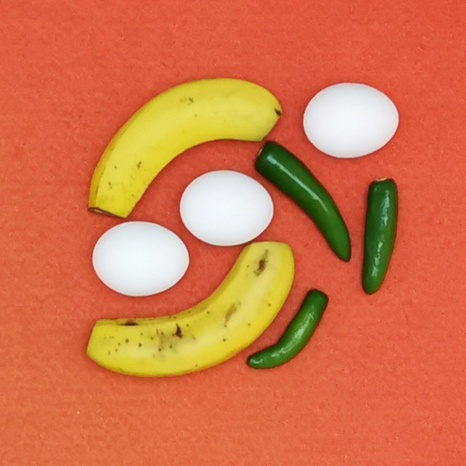
#> input picture Entrenamiento2.jpg, 466 x 466 px, shrunk from 600 x 600 before the run, found by its file name
$ jupyter execute --allow-errors SegmentadorDibujo.ipynb
#> lines starting #> are read from the running program, lines starting #| are printed output that depends on the picture; pictures that were not available may be replaced by others from this repository, and a replacement may not be noted
[cell 1]
import cv2
import numpy as np

# Load the image
img = cv2.imread('Entrenamiento2.jpg')
#> img is the input picture: shape (466, 466, 3); mean B, G, R 73.3, 116, 212

# Create a window to display the image
cv2.namedWindow('image')

# Define the mouse event function
# [20 lines left out: function draw, not called in this run]

# Bind the mouse event function to the window
cv2.setMouseCallback('image', draw)

# Display the image and wait for the user to draw on it
img_copy = img.copy()
mask = np.zeros_like(img)
drawing = False
while True:
    cv2.imshow('image', img_copy)
    key = cv2.waitKey(1)
#> (key q is pressed here)
    if key == ord('q'):
        break
    elif key == ord('r'):
        img_copy = img.copy()
        mask = np.zeros_like(img)

# Get the contours of the drawn region
gray_mask = cv2.cvtColor(mask, cv2.COLOR_BGR2GRAY)
#> mask: shape (466, 466, 3); every value is 0
ret, thresh = cv2.threshold(gray_mask, 10, 255, cv2.THRESH_BINARY)
#> gray_mask: shape (466, 466); every value is 0
contours, hierarchy = cv2.findContours(thresh, cv2.RETR_TREE, cv2.CHAIN_APPROX_SIMPLE)
#> contours = []
#> (the rest of this cell did not finish here and is left out)

[cell 2]
import cv2
import numpy as np

# Load the image
img = cv2.imread('Entrenamiento2.jpg')

# Create a window to display the image
cv2.namedWindow('image')

# Define the mouse event function
# [15 lines left out: function draw, not called in this run]

# Bind the mouse event function to the window
cv2.setMouseCallback('image', draw)

# Display the image and wait for the user to draw on it
img_copy = img.copy()
drawing = False
while True:
    cv2.imshow('image', img_copy)
    key = cv2.waitKey(1)
#> (key q is pressed here)
    if key == ord('q'):
        break
    elif key == ord('r'):
        img_copy = img.copy()

# Crop the selected region
gray_img = cv2.cvtColor(img_copy, cv2.COLOR_BGR2GRAY)
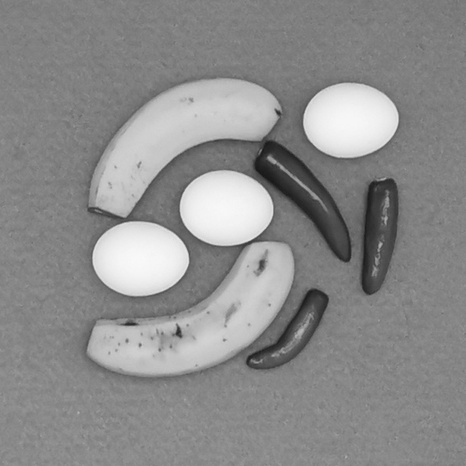
#> gray_img: shape (466, 466); min 22, max 249, mean 139.8
ret, thresh = cv2.threshold(gray_img, 10, 255, cv2.THRESH_BINARY)
#> thresh: shape (466, 466); every value is 255
contours, hierarchy = cv2.findContours(thresh, cv2.RETR_TREE, cv2.CHAIN_APPROX_SIMPLE)
#> contours = [[[0, 0], [0, 465], [465, 465], [465, 0]]]

# create a mask of zeros with same shape as the image
mask = np.zeros_like(img[:,:,0])

# draw the contour on the mask
cv2.drawContours(mask, contours, -1, (255, 255, 255), -1)

# apply the mask to the original image
cropped_img = cv2.bitwise_and(img, img, mask=mask)

# show the cropped image
cv2.imshow('cropped image', cropped_img)
cv2.waitKey(0)

# Close all windows
cv2.destroyAllWindows()

[cell 3]
import cv2
import numpy as np

# Load the image
img = cv2.imread('Entrenamiento2.jpg')

# Create a window to display the image
cv2.namedWindow('image')

# Define the mouse event function
# [15 lines left out: function draw, not called in this run]

# Bind the mouse event function to the window
cv2.setMouseCallback('image', draw)

# Display the image and wait for the user to draw on it
img_copy = img.copy()
drawing = False
while True:
    cv2.imshow('image', img_copy)
    key = cv2.waitKey(1)
#> (key q is pressed here)
    if key == ord('q'):
        break
    elif key == ord('r'):
        img_copy = img.copy()

# Crop the selected region
gray_img = cv2.cvtColor(img_copy, cv2.COLOR_BGR2GRAY)
ret, thresh = cv2.threshold(gray_img, 10, 255, cv2.THRESH_BINARY)
contours, hierarchy = cv2.findContours(thresh, cv2.RETR_TREE, cv2.CHAIN_APPROX_SIMPLE)

mask = np.zeros_like(img)
cv2.drawContours(mask, contours, -1, (255, 255, 255), -1)
#> mask: shape (466, 466, 3); every value is 255
crop_img = cv2.bitwise_and(img, mask)

# Find the bounding box of the user-drawn area
x, y, w, h = cv2.boundingRect(contours[0])
#> x = 0; y = 0; w = 466; h = 466
crop_img = crop_img[y:y+h, x:x+w]

cv2.imshow('cropped image', crop_img)
cv2.waitKey(0)

# Close all windows
cv2.destroyAllWindows()

[cell 4]
import cv2
import numpy as np
import os

# Load the image
img = cv2.imread('Entrenamiento2.jpg')

# Create a window to display the image
cv2.namedWindow('image')

# Define the mouse event function
drawing = False
points = []
contours = []
# [18 lines left out: function draw, not called in this run]

# Bind the mouse event function to the window
cv2.setMouseCallback('image', draw)

# Display the image and wait for the user to draw on it
while True:
    cv2.imshow('image', img)
    key = cv2.waitKey(1)
#> (key q is pressed here)
    if key == ord('q'):
        break
    elif key == ord('r'):
        img = cv2.imread('Entrenamiento2.jpg')
        points = []
        contours = []

# Segment the selected regions and save as separate images
for i, contour in enumerate(contours):
    mask = np.zeros(img.shape[:2], np.uint8)
    cv2.drawContours(mask, [contour], 0, 255, -1)
    result = cv2.bitwise_and(img, img, mask=mask)
    x, y, w, h = cv2.boundingRect(contour)
    result = result[y:y+h, x:x+w]
    cv2.imwrite(f"output_image_{i+1}.jpg", result)

# Close all windows
cv2.destroyAllWindows()

[cell 5]
import cv2
import numpy as np
import os

# Load the image
img = cv2.imread('Entrenamiento2.jpg')

# Create a window to display the image
cv2.namedWindow('image')

# Define the mouse event function
drawing = False
points = []
contours = []
# [18 lines left out: function draw, not called in this run]

# Bind the mouse event function to the window
cv2.setMouseCallback('image', draw)

# Display the image and wait for the user to draw on it
while True:
    cv2.imshow('image', img)
    key = cv2.waitKey(1)
#> (key q is pressed here)
    if key == ord('q'):
        break
    elif key == ord('r'):
        img = cv2.imread('Entrenamiento2.jpg')
        points = []
        contours = []

# Segment the selected regions and save as separate images
for i, contour in enumerate(contours):
    mask = np.zeros(img.shape[:2], np.uint8)
    cv2.drawContours(mask, [contour], 0, 255, -1)
    result = cv2.bitwise_and(img, img, mask=mask)
    x, y, w, h = cv2.boundingRect(contour)
    cropped_image = result[y:y+h, x:x+w]
    contour = contour - contour.min(axis=0)
    mask = np.zeros(cropped_image.shape[:2], np.uint8)
    cv2.drawContours(mask, [contour], 0, 255, -1)
    masked_cropped_image = cv2.bitwise_and(cropped_image, cropped_image, mask=mask)
    cv2.imwrite(f"output_image_{i+1}.jpg", masked_cropped_image)

# Close all windows
cv2.destroyAllWindows()

[cell 6]
import cv2
import numpy as np
import os

# Load the image
img = cv2.imread('Entrenamiento2.jpg')

# Create a window to display the image
cv2.namedWindow('image')

# Define the mouse event function
drawing = False
points = []
contours = []
# [18 lines left out: function draw, not called in this run]

# Bind the mouse event function to the window
cv2.setMouseCallback('image', draw)

# Display the image and wait for the user to draw on it
while True:
    cv2.imshow('image', img)
    key = cv2.waitKey(1)
#> (key q is pressed here)
    if key == ord('q'):
        break
    elif key == ord('r'):
        img = cv2.imread('Entrenamiento2.jpg')
        points = []
        contours = []

# Segment the selected regions and save as separate images
for i, contour in enumerate(contours):
    mask = np.zeros(img.shape[:2], np.uint8)
    cv2.drawContours(mask, [contour], 0, 255, -1)
    result = cv2.bitwise_and(img, img, mask=mask)
    x, y, w, h = cv2.boundingRect(contour)
    cropped_image = result[y:y+h, x:x+w]
    contour = contour - contour.min(axis=0)
    mask = np.zeros(cropped_image.shape[:2], np.uint8)
    cv2.drawContours(mask, [contour], 0, 255, -1)
    masked_cropped_image = cv2.bitwise_and(cropped_image, cropped_image, mask=mask)
    cv2.imwrite(f"output_image_{i+1}.jpg", masked_cropped_image)

# Close all windows
cv2.destroyAllWindows()

[cell 7]
import matplotlib.image as mpimg
import matplotlib.pyplot as plt
imgP1=mpimg.imread('output_image_1.jpg')
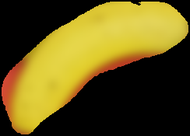
#> input picture output_image_1.png, 190 x 136 px, shrunk from 244 x 175 before the run, given in place of output_image_1.jpg, which was not available
#> imgP1 is the input picture: shape (136, 190, 3) float32; mean R, G, B 0.39, 0.337, 0.0994
imgplotP1 = plt.imshow(imgP1)

[cell 8]
import cv2
import numpy as np
import os

# Load the image
img = cv2.imread('Entrenamiento2.jpg')

# Create a window to display the image
cv2.namedWindow('image')

# Define the mouse event function
drawing = False
points = []
contours = []
# [18 lines left out: function draw, not called in this run]

# Bind the mouse event function to the window
cv2.setMouseCallback('image', draw)

# Display the image and wait for the user to draw on it
while True:
    cv2.imshow('image', img)
    key = cv2.waitKey(1)
#> (key q is pressed here)
    if key == ord('q'):
        break
    elif key == ord('r'):
        img = cv2.imread('Entrenamiento2.jpg')
        points = []
        contours = []

# Segment the selected regions and save as separate images
for i, contour in enumerate(contours):
    mask = np.zeros(img.shape[:2], np.uint8)
    cv2.drawContours(mask, [contour], 0, 255, -1)
    result = cv2.bitwise_and(img, img, mask=mask)
    x, y, w, h = cv2.boundingRect(contour)
    cropped_image = result[y:y+h, x:x+w]
    contour = contour - contour.min(axis=0)
    mask = np.zeros(cropped_image.shape[:2], np.uint8)
    cv2.drawContours(mask, [contour], 0, 255, -1)
    masked_cropped_image = cv2.bitwise_and(cropped_image, cropped_image, mask=mask)
    _, alpha = cv2.threshold(cv2.cvtColor(mask, cv2.COLOR_BGR2GRAY), 0, 255, cv2.THRESH_BINARY)
    b, g, r = cv2.split(masked_cropped_image)
    rgba = [b, g, r, alpha]
    final_image = cv2.merge(rgba, 4)
    cv2.imwrite(f"output_image_{i+1}.png", final_image)

# Close all windows
cv2.destroyAllWindows()

[cell 9]
import cv2
import numpy as np
import os

# Load the image in color mode
img = cv2.imread('Entrenamiento2.jpg', cv2.IMREAD_COLOR)

# Create a window to display the image
cv2.namedWindow('image')

# Define the mouse event function
drawing = False
points = []
contours = []
# [18 lines left out: function draw, not called in this run]

# Bind the mouse event function to the window
cv2.setMouseCallback('image', draw)

# Display the image and wait for the user to draw on it
while True:
    cv2.imshow('image', img)
    key = cv2.waitKey(1)
#> (key q is pressed here)
    if key == ord('q'):
        break
    elif key == ord('r'):
        img = cv2.imread('Entrenamiento2.jpg', cv2.IMREAD_COLOR)
        points = []
        contours = []

# Segment the selected regions and save as separate images
for i, contour in enumerate(contours):
    mask = np.zeros(img.shape[:2], np.uint8)
    cv2.drawContours(mask, [contour], 0, 255, -1)
    result = cv2.bitwise_and(img, img, mask=mask)
    x, y, w, h = cv2.boundingRect(contour)
    cropped_image = result[y:y+h, x:x+w]
    contour = contour - contour.min(axis=0)
    mask = np.zeros(cropped_image.shape[:2], np.uint8)
    cv2.drawContours(mask, [contour], 0, 255,-1)
    masked_cropped_image = cv2.bitwise_and(cropped_image, cropped_image, mask=mask)
    cv2.imwrite(f"output_image_{i+1}.jpg", masked_cropped_image)

# Close all windows
cv2.destroyAllWindows()

[cell 10]
#WORKING V1

import cv2
import numpy as np
import os

# Load the image
img = cv2.imread('Entrenamiento2.jpg')

# Create a window to display the image
cv2.namedWindow('image')

# Define the mouse event function
drawing = False
points = []
contours = []
# [18 lines left out: function draw, not called in this run]

# Bind the mouse event function to the window
cv2.setMouseCallback('image', draw)

# Display the image and wait for the user to draw on it
while True:
    cv2.imshow('image', img)
    key = cv2.waitKey(1)
#> (key q is pressed here)
    if key == ord('q'):
        break
    elif key == ord('r'):
        img = cv2.imread('Entrenamiento2.jpg')
        points = []
        contours = []

# Segment the selected regions and save as separate images
for i, contour in enumerate(contours):
    mask = np.zeros(img.shape[:2], np.uint8)
    cv2.drawContours(mask, [contour], 0, 255, -1)
    result = cv2.bitwise_and(img, img, mask=mask)
    x, y, w, h = cv2.boundingRect(contour)
    cropped_image = result[y:y+h, x:x+w]

    # Create a mask with only the cropped area
    mask = np.zeros(cropped_image.shape[:2], np.uint8)
    cv2.drawContours(mask, [contour - contour.min(axis=0)], 0, 255, -1)

    # Apply the mask to the cropped image
    masked_cropped_image = cv2.bitwise_and(cropped_image, cropped_image, mask=mask)

    cv2.imwrite(f"output_image_{i+1}.png", masked_cropped_image)

# Close all windows
cv2.destroyAllWindows()

[cell 11]
import matplotlib.pyplot as plt
import matplotlib.image as mpimg
img = mpimg.imread('banana1.png')
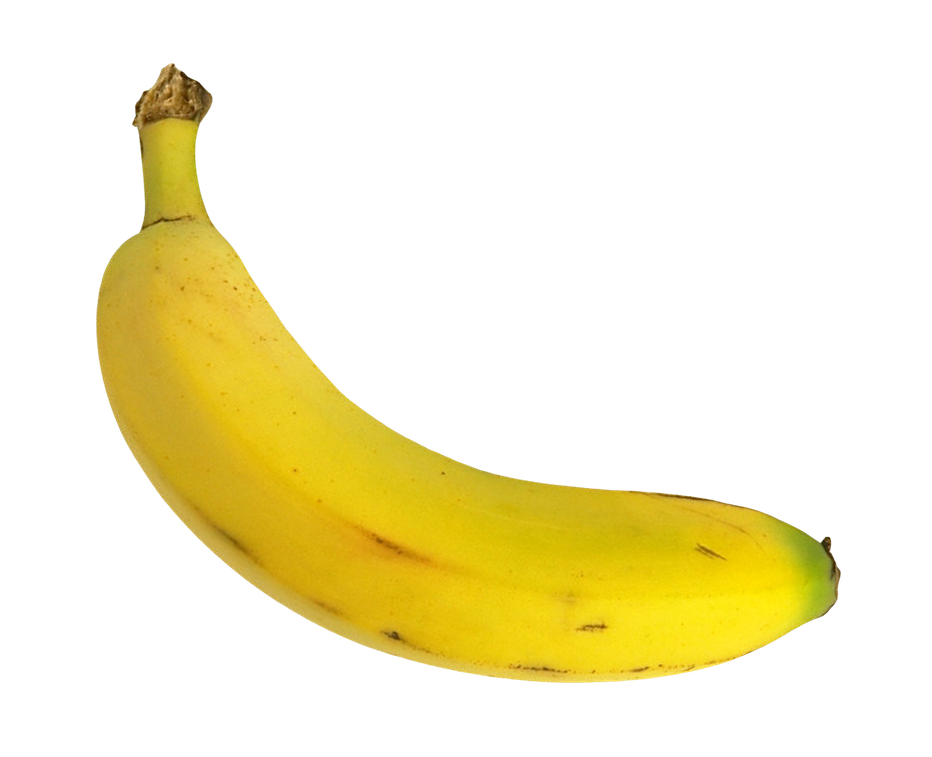
#> input picture banana1.png, 932 x 757 px, shrunk from 1200 x 974 before the run, found by its file name
#> img is the input picture: shape (757, 932, 4) float32; mean R, G, B, A 0.202, 0.173, 0.0268, 0.232
imgplot = plt.imshow(img)
plt.show()

imgplot = plt.imshow(img)
plt.colorbar()
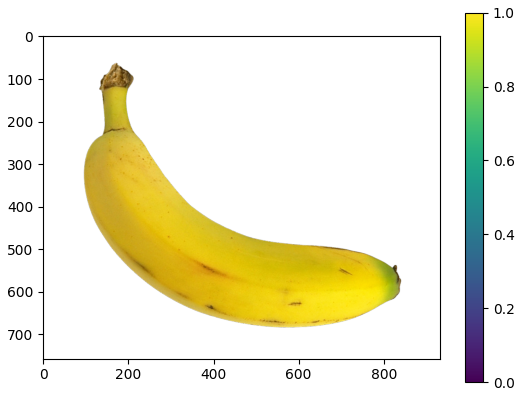
#> figure drawn by matplotlib, 2 panels

[cell 12]
import matplotlib.pyplot as plt
import matplotlib.image as mpimg
img = mpimg.imread('output_image_1.png')
imgplot = plt.imshow(img)
plt.show()

imgplot = plt.imshow(img)
plt.colorbar()
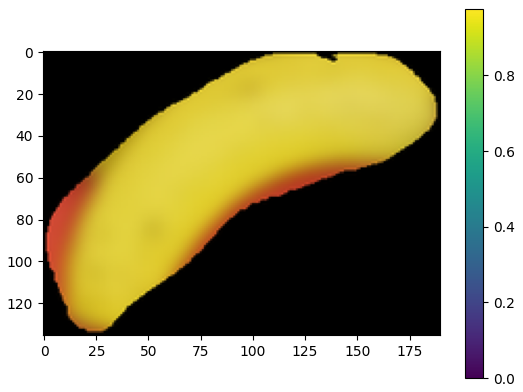
#> figure drawn by matplotlib, 2 panels

[cell 13]
import numpy as np
from scipy.ndimage import gaussian_filter
from PIL import Image

# Load the image
img = np.array(Image.open('Entrenamiento1.jpg').convert('L'))
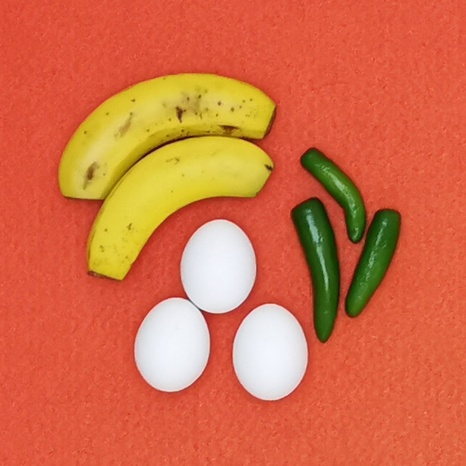
#> input picture Entrenamiento1.jpg, 466 x 466 px, shrunk from 600 x 600 before the run, found by its file name
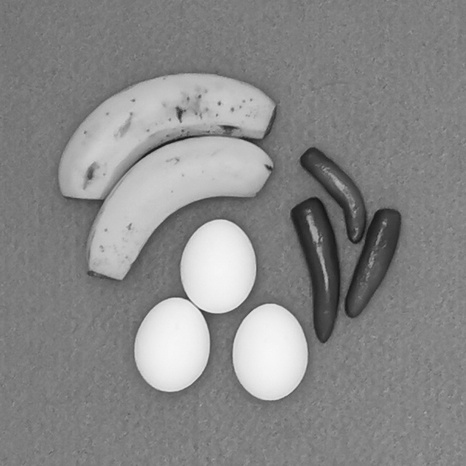
#> img: shape (466, 466); min 18, max 248, mean 135.8

# Apply the Gaussian filter
sigma = 1.5
img_filtered = gaussian_filter(img, sigma)

# Save the filtered image
Image.fromarray(img_filtered.astype(np.uint8)).save('image_filtered.jpg')

[cell 14]
# WORKING V2. Generates the cropped only png, and the binary mask.

import cv2
import numpy as np
import os


img = cv2.imread('Entrenamiento2.jpg')

# Create a window to display the image
cv2.namedWindow('image')

# Define the mouse event function
drawing = False
points = []
contours = []
# [18 lines left out: function draw, not called in this run]

# Bind the mouse event function to the window
cv2.setMouseCallback('image', draw)

# Display the image and wait for the user to draw on it
while True:
    cv2.imshow('image', img)
    key = cv2.waitKey(1)
#> (key q is pressed here)
    if key == ord('q'):
        break
    elif key == ord('r'):
        img = cv2.imread('Entrenamiento2.jpg')
        points = []
        contours = []

# Segment the selected regions and save as separate images
for i, contour in enumerate(contours):
    mask = np.zeros(img.shape[:2], np.uint8)
    cv2.drawContours(mask, [contour], 0, 255, -1)
    result = cv2.bitwise_and(img, img, mask=mask)
    x, y, w, h = cv2.boundingRect(contour)
    cropped_image = result[y:y+h, x:x+w]

    # Create a mask with only the cropped area
    mask = np.zeros(cropped_image.shape[:2], np.uint8)
    cv2.drawContours(mask, [contour - contour.min(axis=0)], 0, 255, -1)

    # Apply the mask to the cropped image
    masked_cropped_image = cv2.bitwise_and(cropped_image, cropped_image, mask=mask)

    # Generate a binary mask for the cropped region
    binary_mask = np.zeros(cropped_image.shape[:2], np.uint8)
    cv2.drawContours(binary_mask, [contour - contour.min(axis=0)], 0, 255, -1)

    cv2.imwrite(f"output_image_{i+1}.png", masked_cropped_image)
    cv2.imwrite(f"output_mask_{i+1}.png", binary_mask)

# Close all windows
cv2.destroyAllWindows()

[cell 15]
# WORKING V3. CREACION DE MASCARA Y CROPPED

import cv2
import numpy as np
import os

# Load the image
img = cv2.imread('Entrenamiento2.jpg')

# Create a window to display the image
cv2.namedWindow('image')

# Define the mouse event function
drawing = False
points = []
contours = []
# [18 lines left out: function draw, not called in this run]

# Bind the mouse event function to the window
cv2.setMouseCallback('image', draw)

# Display the image and wait for the user to draw on it
while True:
    cv2.imshow('image', img)
    key = cv2.waitKey(1)
#> (key q is pressed here)
    if key == ord('q'):
        break
    elif key == ord('r'):
        img = cv2.imread('Entrenamiento2.jpg')
        points = []
        contours = []

# Segment the selected regions and save as separate images
for i, contour in enumerate(contours):
    mask = np.zeros(img.shape[:2], np.uint8)
    cv2.drawContours(mask, [contour], 0, 255, -1)
    result = cv2.bitwise_and(img, img, mask=mask)
    x, y, w, h = cv2.boundingRect(contour)
    cropped_image = result[y:y+h, x:x+w]

    # Create a mask with only the cropped area
    mask = np.zeros(cropped_image.shape[:2], np.uint8)
    cv2.drawContours(mask, [contour - contour.min(axis=0)], 0, 255, -1)

    # Apply the mask to the cropped image
    masked_cropped_image = cv2.bitwise_and(cropped_image, cropped_image, mask=mask)

    # Create binary mask with cropped region as white
    binary_mask = np.zeros(img.shape[:2], np.uint8)
    binary_mask[y:y+h, x:x+w] = mask

    # Save cropped image and binary mask
    cv2.imwrite(f"output_image_{i+1}.png", masked_cropped_image)
    cv2.imwrite(f"output_mask_{i+1}.png", binary_mask)

# Close all windows
cv2.destroyAllWindows()
